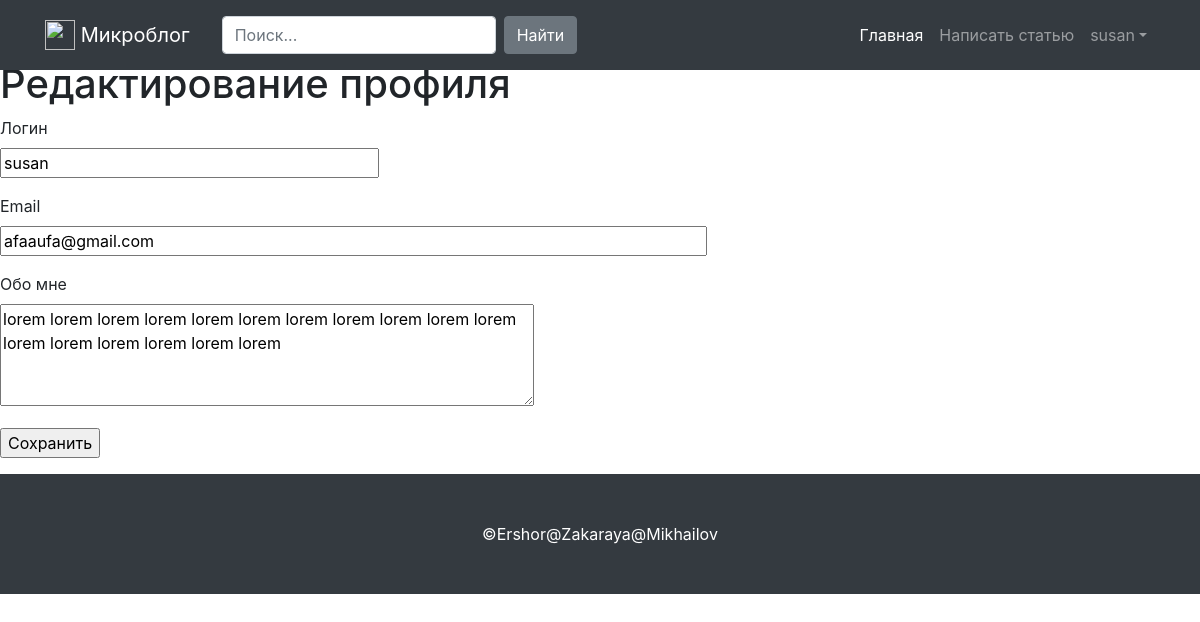
Screenshot of /edit_profile (signed in) with the database file from the repository.
### app/models.py (models this page shows, shortened)
class User(UserMixin, db.Model):
    id = db.Column(db.Integer, primary_key=True)
    username = db.Column(db.String(64), index=True, unique=True)
    email = db.Column(db.String(120), index=True, unique=True)
    password_hash = db.Column(db.String(128))
    posts = db.relationship('Post', backref='author', lazy='dynamic')
    about_me = db.Column(db.String(140))
    last_seen = db.Column(db.DateTime, default=datetime.utcnow)
    def __repr__(self):
        return self.username

### app/routes.py (the view)
@app.route('/edit_profile', methods=['GET', 'POST'])
def edit_profile():
    form = EditProfileForm(current_user.username)
    if form.validate_on_submit():
        current_user.username = form.username.data
        current_user.about_me = form.about_me.data
        current_user.email = form.email.data
        db.session.commit()
        flash('Изменения сохранены')
        return redirect(url_for('edit_profile'))
    elif request.method == 'GET':
        form.username.data = current_user.username
        form.about_me.data = current_user.about_me
        form.email.data = current_user.email
    return render_template('edit_profile.html', title='Редактирование профиля', form=form)

### app/forms.py (shortened to what this page needs)
class EditProfileForm(FlaskForm):
    username = StringField('Логин', validators=[DataRequired()])
    email = StringField('Email', validators=[DataRequired(), Email()])
    about_me = TextAreaField('Обо мне', validators=[Length(min=0, max=140)])
    submit = SubmitField('Сохранить')
    def __init__(self, original_username, *args, **kwargs):
        super(EditProfileForm, self).__init__(*args, **kwargs)
        self.original_username = original_username

### app/models.py (called while the page is built)
@login.user_loader
def load_user(uid):
    return User.query.get(int(uid))

### app/routes.py (called while the page is built)
@app.before_request
def before_request():
    if current_user.is_authenticated:
        current_user.last_seen = datetime.utcnow()
        db.session.commit()

### app/templates/edit_profile.html (shortened to what this page needs)
{% extends 'base.html' %}
{% block content %}
    <h1>Редактирование профиля</h1>
    <form action="" method="post">
        <p>
            {{ form.username.label }}<br>
            {{ form.username(size=32) }}<br>
        </p>
        <p>
            {{ form.email.label }}<br>
            {{ form.email(size=64) }}<br>
        </p>
        <p>
            {{ form.about_me.label }}<br>
            {{ form.about_me(cols=50, rows=4) }}<br>
        </p>
        <p>{{ form.submit() }}</p>
    </form>
{% endblock %}

### app/templates/base.html (shortened to what this page needs)
<!DOCTYPE html>
<html lang="en">
<head>
    <link rel="stylesheet" href="https://maxcdn.bootstrapcdn.com/bootstrap/4.0.0/css/bootstrap.min.css">
    <link rel="stylesheet" href="https://maxcdn.bootstrapcdn.com/font-awesome/4.4.0/css/font-awesome.min.css">
    <link rel="stylesheet" href="{{ url_for('static', filename = 'css/index.css') }}">
</head>
<body>
    <nav class="navbar navbar-expand-lg navbar-dark bg-dark fixed-top">
        <div class="container">
            <a class="navbar-brand" href="/">
            <img src="https://v4-alpha.getbootstrap.com/assets/brand/bootstrap-solid.svg" width="30" height="30" class="d-inline-block align-top" alt="">
            Микроблог</a>
            <div class="collapse navbar-collapse" id="navbarResponsive">
                <nav class="navbar navbar-expand-sm bg-dark navbar-dark">
                    <form class="form-inline" action="">
                        <input class="form-control mr-sm-2" type="text" placeholder="Поиск...">
                        <button class="btn btn-secondary" type="submit">Найти</button>
                    </form>
                </nav>
                <ul class="navbar-nav ml-auto">
                    <li class="nav-item active">
                        <a class="nav-link" href="#">
                        Главная
                    </a>
                    </li>
                    {% if current_user.is_anonymous %}
                    <li class="nav-item">
                        <a class="nav-link" href="{{ url_for('login') }}"><span class="glyphicon glyphicon-user"></span>Логин</a>
                    </li>
                    <li class="nav-item">
                        <a class="nav-link" href="/register">Регистрация</a>
                    </li>
                    {% else %}
                    <li class="nav-item">
                        <a class="nav-link" href="{{url_for('add_post')}}">Написать статью</a>
                    </li>
                    <li class="dropdown nav-item">
                        <a class="dropdown-toggle nav-link" data-toggle="dropdown" href="">{{ current_user }}</a>
                    </li>
                    {% endif %}
                </ul>
            </div>
        </div>
    </nav>
    {% block content %}
    {% endblock %}
    <footer class="footer py-5 bg-dark">
        <div class="container">
            <p class="m-0 text-center text-white">&copy;Ershor@Zakaraya@Mikhailov</p>
        </div>
    </footer>
</body>
</html>

### app/static/css/index.css (style rules this page uses)
body { padding-top: 60px; }
@media (min-width: 992px) { body { padding-top: 60px; } }

### rows the page displays
User: username "susan", email "afaaufa@gmail.com", about_me "lorem lorem lorem lorem lorem lorem lorem lorem lorem lorem lorem lorem lorem lorem lorem lorem lorem"
